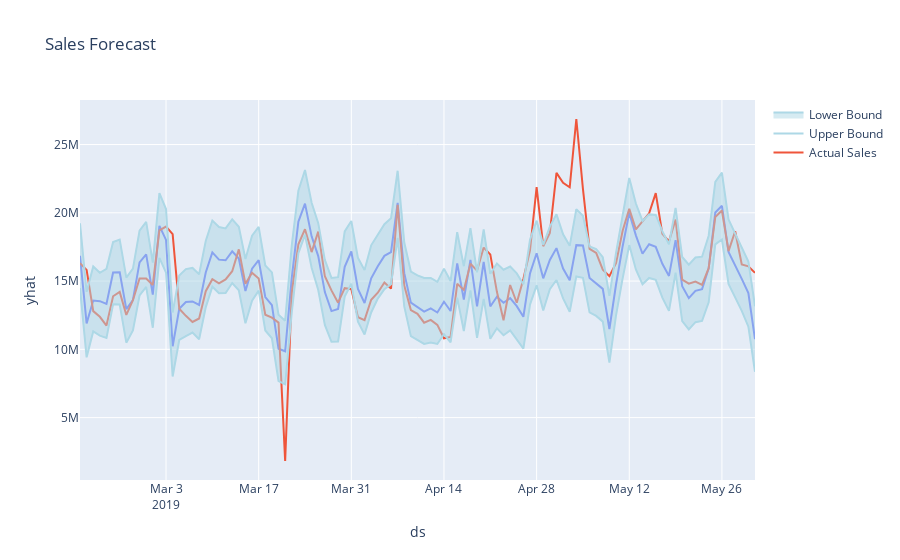

Notebook code for this chart:
### Code cell
fig = px.line(forecast, x='ds', y='yhat', title='Sales Forecast')
fig.add_scatter(x=test["ds"], y=test["y"], mode='lines', name='Actual Sales')
# plot confidence intervals
fig.add_trace(go.Scatter(x=forecast['ds'], y=forecast['yhat_upper'], fill=None, mode='lines', line_color='lightblue', name='Upper Bound'))
fig.add_trace(go.Scatter(x=forecast['ds'], y=forecast['yhat_lower'], fill='tonexty', mode='lines', line_color='lightblue', name='Lower Bound'))
fig.show()
